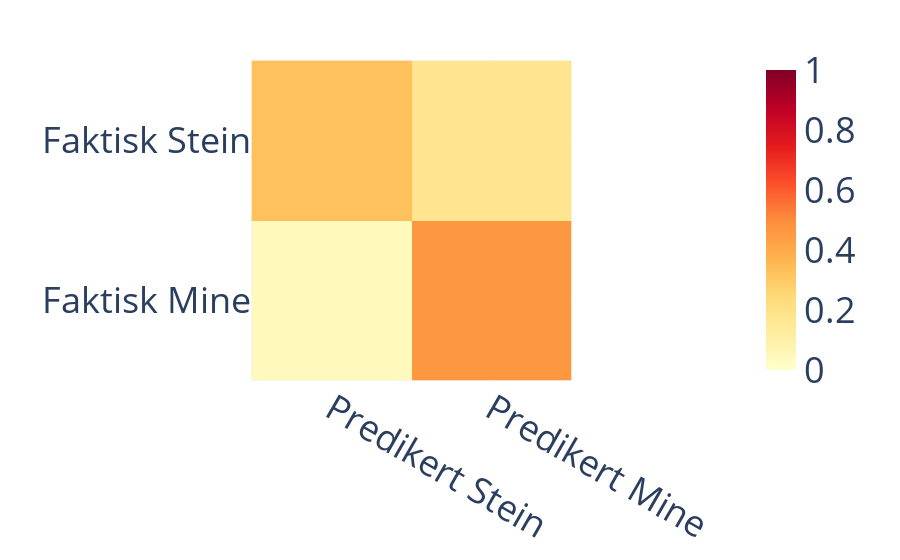

Here is the notebook cell this chart was saved with:
### Markdown cell above
Vi visualiserer konfusjonsmatrisen. Vi skal se mer på visualisering senere i kurset, så for nå kan du bare kjøre koden og se på den genererte figuren.

### Code cell
# visualisering av konfusjonsmatrisen
cm_df = pd.DataFrame(cm, 
                     columns=["Predikert Stein", "Predikert Mine"], 
                     index=["Faktisk Stein", "Faktisk Mine"])
fig = px.imshow(cm_df, color_continuous_scale='YlOrRd', zmin=0, zmax=1)
fig.update_layout(font=dict(size=36))
fig.show()

### Figure 1 — Plotly figure (JSON) as saved in the notebook; plotly's stock layout.template omitted (floating-point values rounded to 4 significant figures)
{"data": [{"coloraxis": "coloraxis", "hovertemplate": "x: %{x}<br>y: %{y}<br>color: %{z}<extra></extra>", "name": "0", "type": "heatmap", "x": ["Predikert Stein", "Predikert Mine"], "xaxis": "x", "y": ["Faktisk Stein", "Faktisk Mine"], "yaxis": "y", "z": [[0.3269, 0.1731], [0.03846, 0.4615]]}], "layout": {"coloraxis": {"cmax": 1, "cmin": 0, "colorscale": [[0, "rgb(255,255,204)"], [0.125, "rgb(255,237,160)"], [0.25, "rgb(254,217,118)"], [0.375, "rgb(254,178,76)"], [0.5, "rgb(253,141,60)"], [0.625, "rgb(252,78,42)"], [0.75, "rgb(227,26,28)"], [0.875, "rgb(189,0,38)"], [1, "rgb(128,0,38)"]]}, "font": {"size": 36}, "margin": {"t": 60}, "xaxis": {"anchor": "y", "constrain": "domain", "domain": [0, 1], "scaleanchor": "y"}, "yaxis": {"anchor": "x", "autorange": "reversed", "constrain": "domain", "domain": [0, 1]}}}
